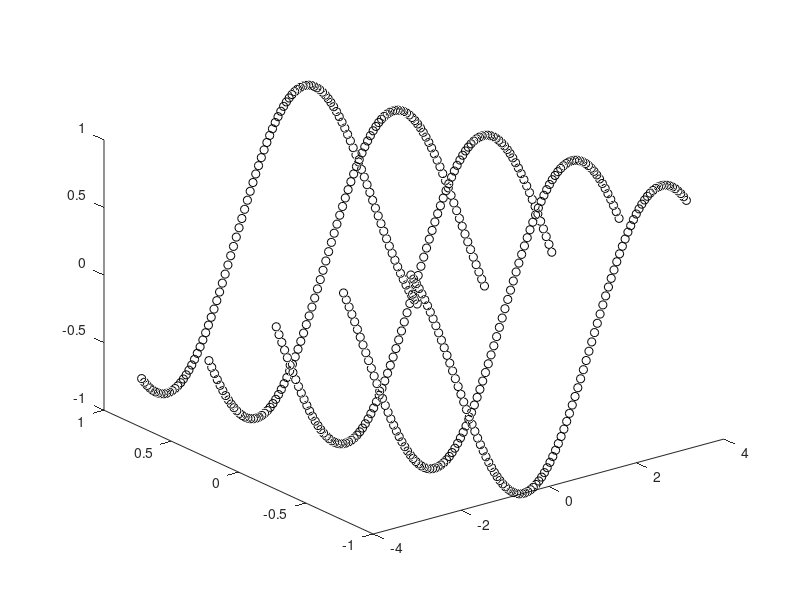

Reproduce this figure in MATLAB.
clc; clear;

% output = importdata('output.txt');
% plot3(output(:,2),output(:,3),output(:,1),'ro');
% hold all; 
input = importdata('input_sample.txt');
plot3(input(:,2),input(:,3),input(:,1),'ko'); 